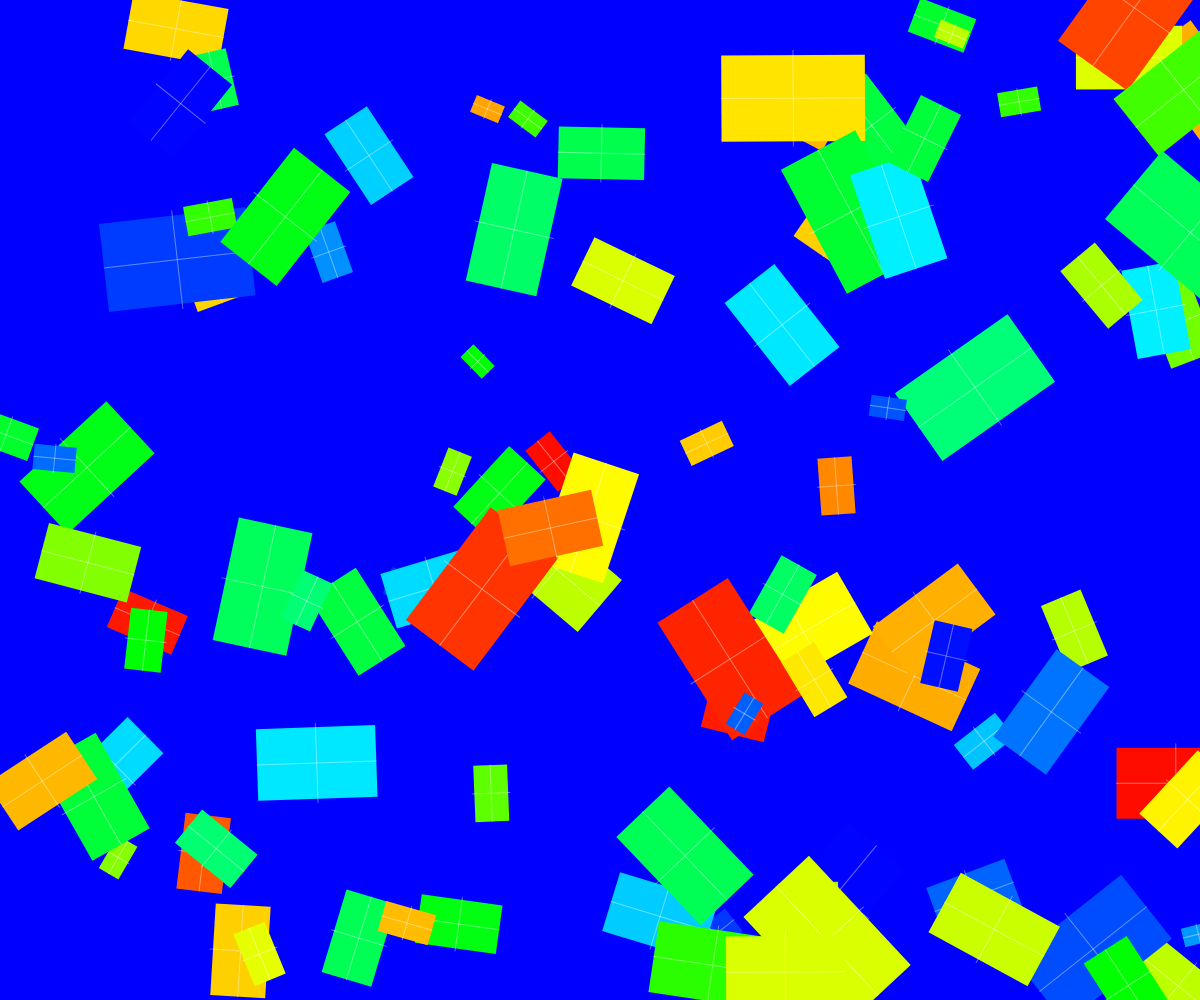
Frame 1 (no input)
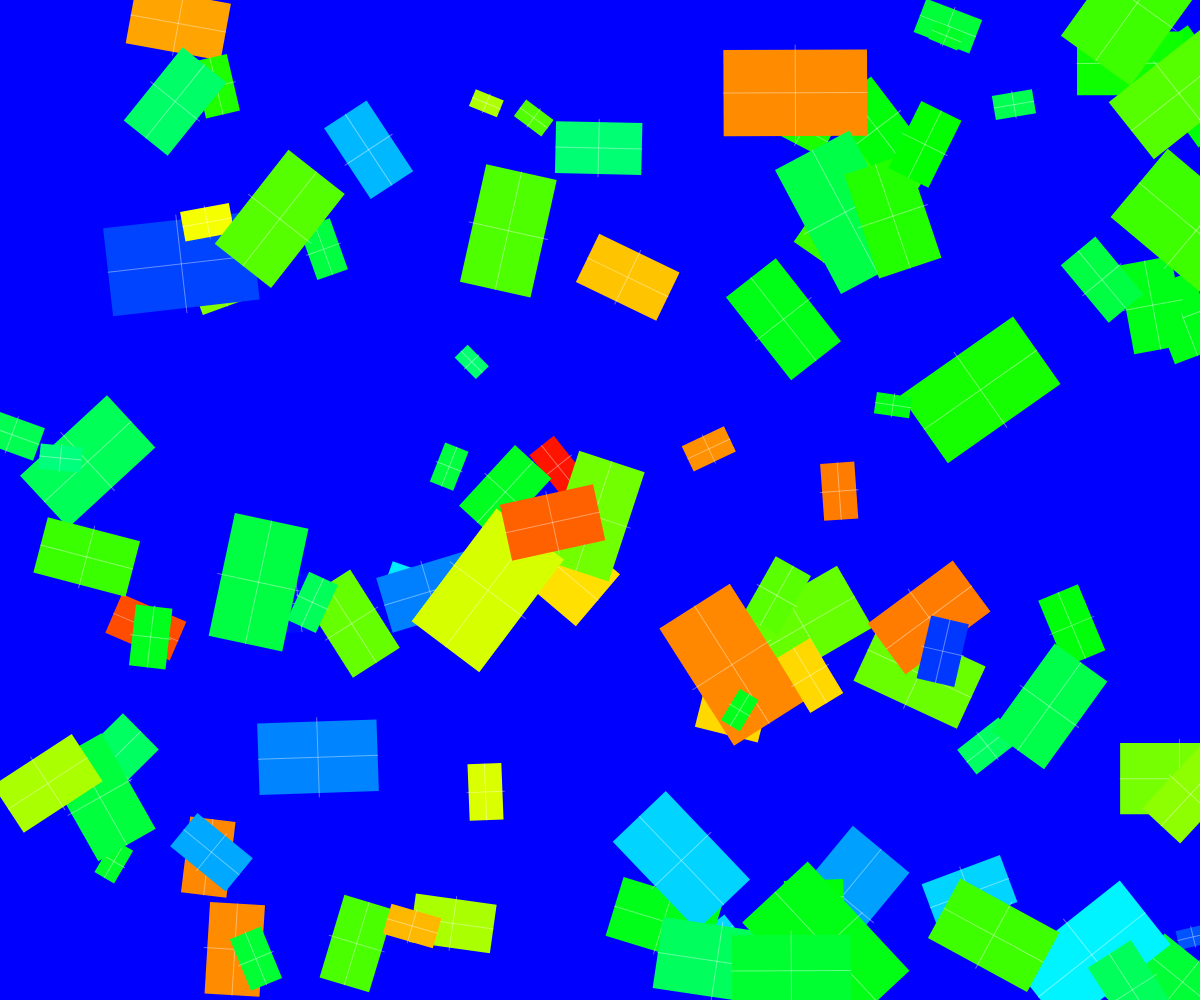
Frame 60 (no input)
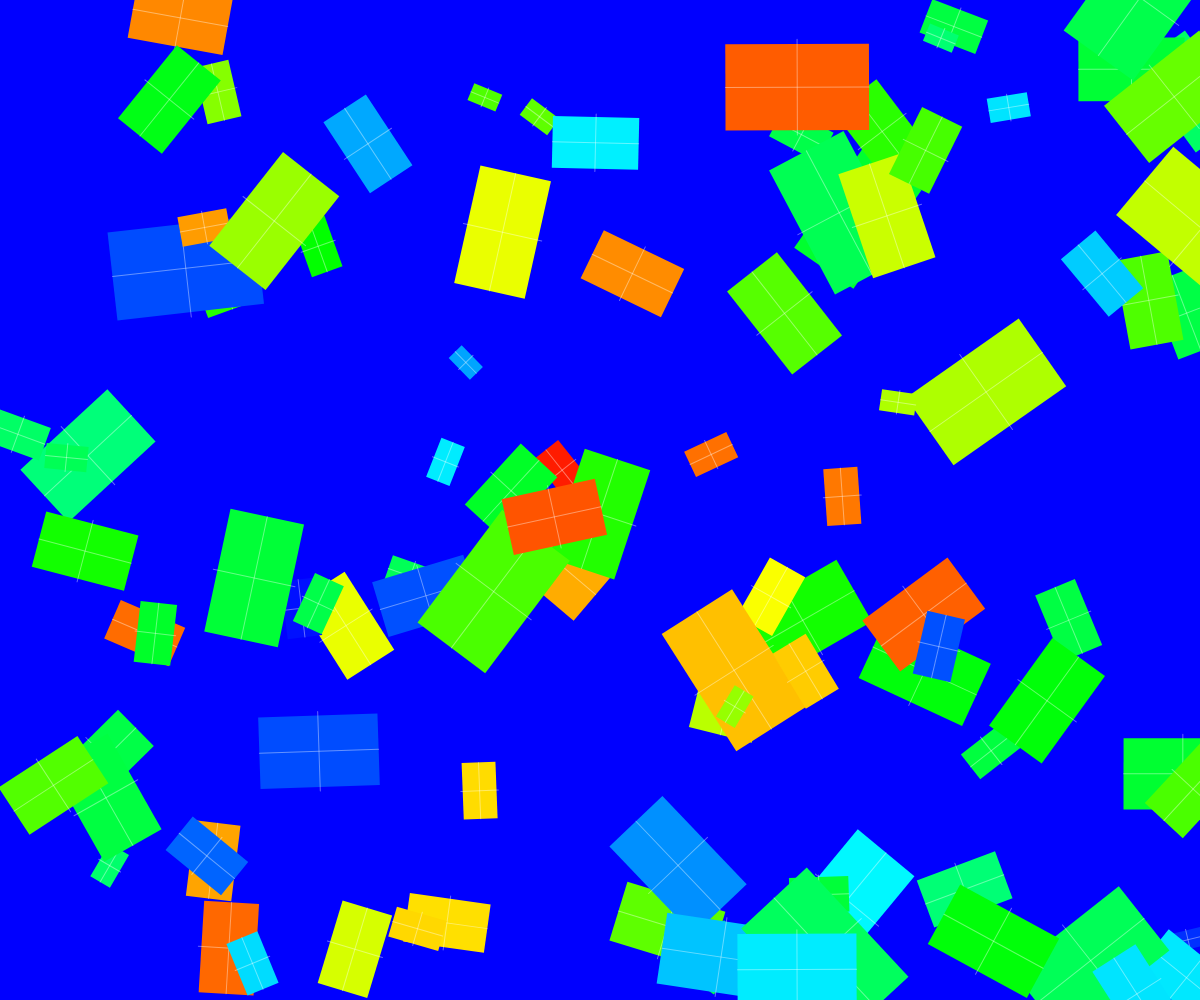
Frame 120 (the mouse pressed at the canvas centre since frame 60)

The p5.js sketch that drew these frames (run headless with seeded random() and noise() and a simulated clock; from frame 60 on, the mouse is pressed at the canvas centre):

// p5.js sketch
// ── sketch.js
let patches = [];
let time = 0;
let colors = [];

function setup() {
  createCanvas(windowWidth, windowHeight);
  noStroke();

  // Precompute color palette for day cycle
  colors = [];
  for (let i = 0; i < 256; i++) {
    let t = i / 255;
    let r, g, b;

    // Interpolate through HSV to RGB
    if (t < 0.25) {
      r = 0;
      g = t * 4 * 255;
      b = 255;
    } else if (t < 0.5) {
      r = 0;
      g = 255;
      b = (1 - t * 2) * 255;
    } else if (t < 0.75) {
      r = (t * 4 - 2) * 255;
      g = 255;
      b = 0;
    } else {
      r = 255;
      g = (1 - (t - 0.75) * 4) * 255;
      b = 0;
    }

    colors.push(color(r, g, b));
  }

  // Initialize patches
  for (let i = 0; i < 100; i++) {
    patches.push({
      x: random(width),
      y: random(height),
      size: random(30, 150),
      angle: random(TWO_PI),
      colorIndex: floor(random(colors.length)),
      speed: random(0.001, 0.005),
      targetColorIndex: floor(random(colors.length))
    });
  }
}

function draw() {
  time += 0.002;

  // Background transition
  let bgIndex = (time * 0.5) % colors.length;
  background(colors[floor(bgIndex)]);

  // Draw patches
  for (let i = 0; i < patches.length; i++) {
    let p = patches[i];
    
    // Update color slowly
    p.colorIndex = lerp(p.colorIndex, p.targetColorIndex, 0.01);
    if (abs(p.colorIndex - p.targetColorIndex) < 1) {
      p.targetColorIndex = floor(random(colors.length));
    }

    push();
    translate(p.x, p.y);
    rotate(p.angle + time * p.speed);
    
    // Draw a geometric patch
    fill(colors[floor(p.colorIndex)]);
    rectMode(CENTER);
    rect(0, 0, p.size, p.size * 0.6);

    // Add stitching lines
    stroke(255, 100);
    strokeWeight(1);
    line(-p.size/2, 0, p.size/2, 0);
    line(0, -p.size/3, 0, p.size/3);
    
    pop();

    // Move patches
    p.x += sin(time * 0.5 + i) * 0.1;
    p.y += cos(time * 0.3 + i) * 0.1;

    // Wrap around canvas
    if (p.x < -p.size) p.x = width + p.size;
    if (p.x > width + p.size) p.x = -p.size;
    if (p.y < -p.size) p.y = height + p.size;
    if (p.y > height + p.size) p.y = -p.size;
  }
}

function windowResized() {
  resizeCanvas(windowWidth, windowHeight);
}
